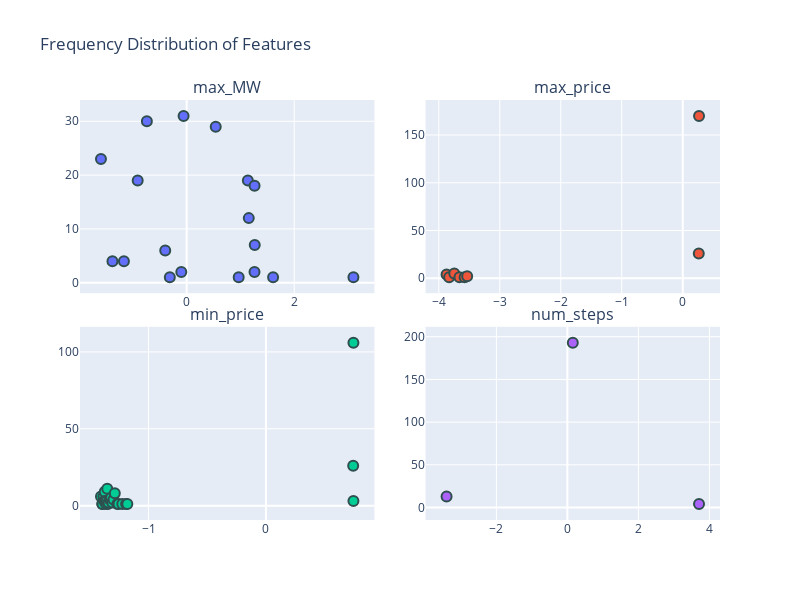

Source (notebook cell):
### Code cell
draw_distribution(df_train_feat_scaled)

### Figure 1 — Plotly figure (JSON) as saved in the notebook; plotly's stock layout.template omitted (floating-point values rounded to 4 significant figures)
{"data": [{"marker": {"line": {"color": "DarkSlateGrey", "width": 2}, "size": 10}, "mode": "markers", "name": "max_MW", "type": "scatter", "x": [-1.593, -1.379, -1.166, -0.91, -0.7394, -0.398, -0.3127, -0.09938, -0.05672, 0.5406, 0.9672, 1.138, 1.155, 1.262, 1.262, 1.266, 1.607, 3.101], "xaxis": "x", "y": [23, 4, 4, 19, 30, 6, 1, 2, 31, 29, 1, 19, 12, 2, 18, 7, 1, 1], "yaxis": "y"}, {"marker": {"line": {"color": "DarkSlateGrey", "width": 2}, "size": 10}, "mode": "markers", "name": "max_price", "type": "scatter", "x": [-3.873, -3.83, -3.746, -3.661, -3.577, -3.535, 0.2635, 0.2677], "xaxis": "x2", "y": [4, 1, 5, 1, 1, 2, 26, 170], "yaxis": "y2"}, {"marker": {"line": {"color": "DarkSlateGrey", "width": 2}, "size": 10}, "mode": "markers", "name": "min_price", "type": "scatter", "x": [-1.405, -1.394, -1.392, -1.384, -1.377, -1.373, -1.369, -1.362, -1.356, -1.352, -1.345, -1.341, -1.33, -1.32, -1.309, -1.298, -1.287, -1.266, -1.255, -1.223, -1.191, -1.18, 0.7433, 0.7455, 0.7455], "xaxis": "x3", "y": [6, 1, 1, 6, 3, 9, 3, 1, 3, 11, 1, 2, 4, 5, 2, 4, 8, 1, 1, 1, 1, 1, 26, 106, 3], "yaxis": "y3"}, {"marker": {"line": {"color": "DarkSlateGrey", "width": 2}, "size": 10}, "mode": "markers", "name": "num_steps", "type": "scatter", "x": [-3.403, 0.1524, 3.708], "xaxis": "x4", "y": [13, 193, 4], "yaxis": "y4"}], "layout": {"annotations": [{"font": {"size": 16}, "showarrow": false, "text": "max_MW", "x": 0.23, "xanchor": "center", "xref": "paper", "y": 1, "yanchor": "bottom", "yref": "paper"}, {"font": {"size": 16}, "showarrow": false, "text": "max_price", "x": 0.77, "xanchor": "center", "xref": "paper", "y": 1, "yanchor": "bottom", "yref": "paper"}, {"font": {"size": 16}, "showarrow": false, "text": "min_price", "x": 0.23, "xanchor": "center", "xref": "paper", "y": 0.46, "yanchor": "bottom", "yref": "paper"}, {"font": {"size": 16}, "showarrow": false, "text": "num_steps", "x": 0.77, "xanchor": "center", "xref": "paper", "y": 0.46, "yanchor": "bottom", "yref": "paper"}], "height": 600, "showlegend": false, "title": {"text": "Frequency Distribution of Features"}, "width": 800, "xaxis": {"anchor": "y", "domain": [0, 0.46]}, "xaxis2": {"anchor": "y2", "domain": [0.54, 1]}, "xaxis3": {"anchor": "y3", "domain": [0, 0.46]}, "xaxis4": {"anchor": "y4", "domain": [0.54, 1]}, "yaxis": {"anchor": "x", "domain": [0.54, 1]}, "yaxis2": {"anchor": "x2", "domain": [0.54, 1]}, "yaxis3": {"anchor": "x3", "domain": [0, 0.46]}, "yaxis4": {"anchor": "x4", "domain": [0, 0.46]}}}
